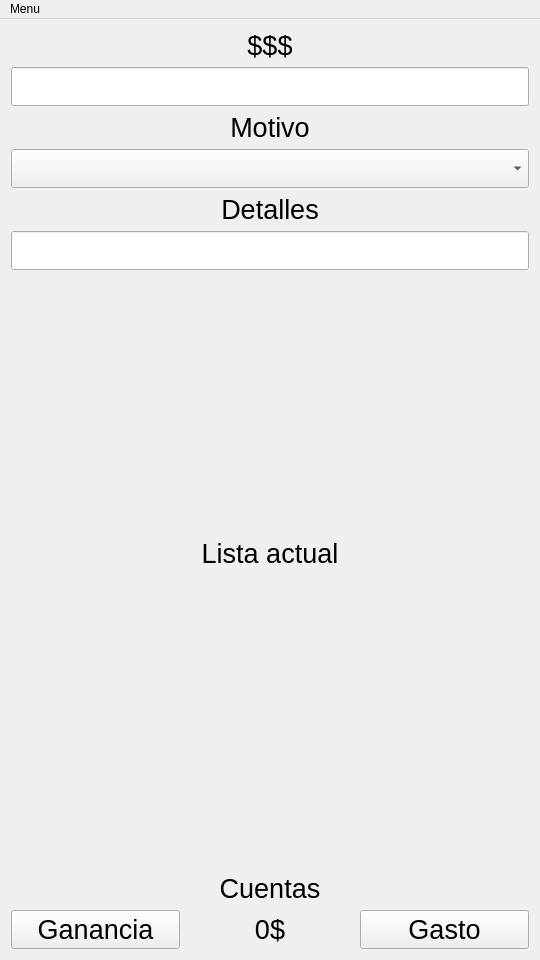
<?xml version="1.0" encoding="UTF-8"?>
<ui version="4.0">
 <class>Chau</class>
 <widget class="QMainWindow" name="Chau">
  <property name="geometry">
   <rect>
    <x>0</x>
    <y>0</y>
    <width>540</width>
    <height>960</height>
   </rect>
  </property>
  <property name="windowTitle">
   <string>Chau</string>
  </property>
  <widget class="QWidget" name="centralWidget">
   <layout class="QVBoxLayout" name="verticalLayout_4">
    <item>
     <layout class="QVBoxLayout" name="verticalLayout">
      <item>
       <widget class="QLabel" name="label">
        <property name="font">
         <font>
          <pointsize>20</pointsize>
         </font>
        </property>
        <property name="text">
         <string>$$$</string>
        </property>
        <property name="alignment">
         <set>Qt::AlignCenter</set>
        </property>
       </widget>
      </item>
      <item>
       <widget class="QLineEdit" name="lineEdit">
        <property name="font">
         <font>
          <pointsize>20</pointsize>
         </font>
        </property>
       </widget>
      </item>
      <item>
       <widget class="QLabel" name="label_2">
        <property name="font">
         <font>
          <pointsize>20</pointsize>
         </font>
        </property>
        <property name="text">
         <string>Motivo</string>
        </property>
        <property name="alignment">
         <set>Qt::AlignCenter</set>
        </property>
       </widget>
      </item>
      <item>
       <widget class="QComboBox" name="comboBox">
        <property name="font">
         <font>
          <pointsize>20</pointsize>
         </font>
        </property>
       </widget>
      </item>
      <item>
       <widget class="QLabel" name="label_5">
        <property name="font">
         <font>
          <pointsize>20</pointsize>
         </font>
        </property>
        <property name="text">
         <string>Detalles</string>
        </property>
        <property name="alignment">
         <set>Qt::AlignCenter</set>
        </property>
       </widget>
      </item>
      <item>
       <widget class="QLineEdit" name="lineEdit_2">
        <property name="font">
         <font>
          <pointsize>20</pointsize>
         </font>
        </property>
       </widget>
      </item>
      <item>
       <spacer name="verticalSpacer">
        <property name="orientation">
         <enum>Qt::Vertical</enum>
        </property>
        <property name="sizeHint" stdset="0">
         <size>
          <width>20</width>
          <height>40</height>
         </size>
        </property>
       </spacer>
      </item>
      <item>
       <widget class="QLabel" name="label_6">
        <property name="font">
         <font>
          <pointsize>20</pointsize>
         </font>
        </property>
        <property name="text">
         <string>Lista actual</string>
        </property>
        <property name="alignment">
         <set>Qt::AlignCenter</set>
        </property>
       </widget>
      </item>
      <item>
       <widget class="QLabel" name="Lista_actual">
        <property name="sizePolicy">
         <sizepolicy hsizetype="Preferred" vsizetype="Preferred">
          <horstretch>0</horstretch>
          <verstretch>0</verstretch>
         </sizepolicy>
        </property>
        <property name="font">
         <font>
          <pointsize>20</pointsize>
         </font>
        </property>
        <property name="text">
         <string/>
        </property>
        <property name="alignment">
         <set>Qt::AlignCenter</set>
        </property>
       </widget>
      </item>
      <item>
       <spacer name="verticalSpacer_2">
        <property name="orientation">
         <enum>Qt::Vertical</enum>
        </property>
        <property name="sizeHint" stdset="0">
         <size>
          <width>20</width>
          <height>40</height>
         </size>
        </property>
       </spacer>
      </item>
     </layout>
    </item>
    <item>
     <layout class="QVBoxLayout" name="verticalLayout_2">
      <item>
       <widget class="QLabel" name="label_4">
        <property name="font">
         <font>
          <pointsize>20</pointsize>
         </font>
        </property>
        <property name="text">
         <string>Cuentas</string>
        </property>
        <property name="alignment">
         <set>Qt::AlignCenter</set>
        </property>
       </widget>
      </item>
      <item>
       <layout class="QHBoxLayout" name="horizontalLayout">
        <item>
         <widget class="QPushButton" name="pushButton">
          <property name="font">
           <font>
            <pointsize>20</pointsize>
           </font>
          </property>
          <property name="text">
           <string>Ganancia</string>
          </property>
         </widget>
        </item>
        <item>
         <widget class="QLabel" name="label_3">
          <property name="font">
           <font>
            <pointsize>20</pointsize>
           </font>
          </property>
          <property name="text">
           <string>0$</string>
          </property>
          <property name="alignment">
           <set>Qt::AlignCenter</set>
          </property>
         </widget>
        </item>
        <item>
         <widget class="QPushButton" name="pushButton_2">
          <property name="font">
           <font>
            <pointsize>20</pointsize>
           </font>
          </property>
          <property name="text">
           <string>Gasto</string>
          </property>
         </widget>
        </item>
       </layout>
      </item>
     </layout>
    </item>
   </layout>
  </widget>
  <widget class="QMenuBar" name="menuBar">
   <property name="geometry">
    <rect>
     <x>0</x>
     <y>0</y>
     <width>540</width>
     <height>21</height>
    </rect>
   </property>
   <widget class="QMenu" name="menuMenu">
    <property name="title">
     <string>Menu</string>
    </property>
    <addaction name="actionListas"/>
    <addaction name="actionNuevo"/>
    <addaction name="actionVisualizar"/>
    <addaction name="actionExportar"/>
    <addaction name="actionMotivos"/>
   </widget>
   <addaction name="menuMenu"/>
  </widget>
  <action name="actionListas">
   <property name="text">
    <string>Ver Listas</string>
   </property>
  </action>
  <action name="actionNuevo">
   <property name="text">
    <string>Nueva Lista</string>
   </property>
  </action>
  <action name="actionVisualizar">
   <property name="text">
    <string>Visualizar Registros</string>
   </property>
  </action>
  <action name="actionExportar">
   <property name="text">
    <string>Exportar Registros</string>
   </property>
  </action>
  <action name="actionMotivos">
   <property name="text">
    <string>Motivos</string>
   </property>
  </action>
 </widget>
 <layoutdefault spacing="6" margin="11"/>
 <resources/>
 <connections/>
</ui>
